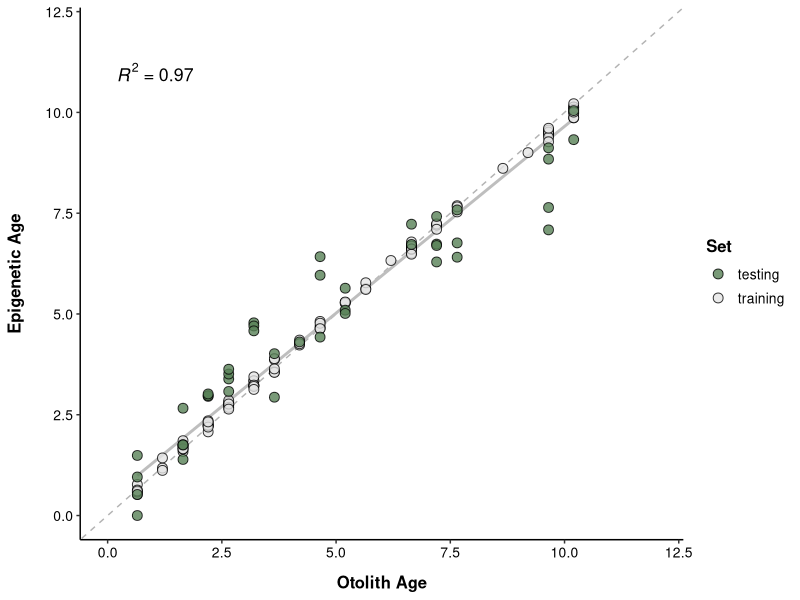
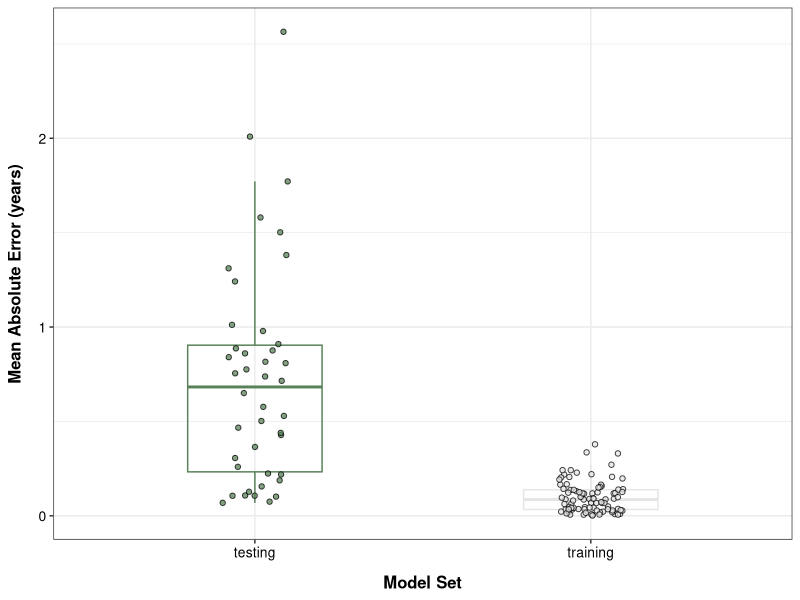
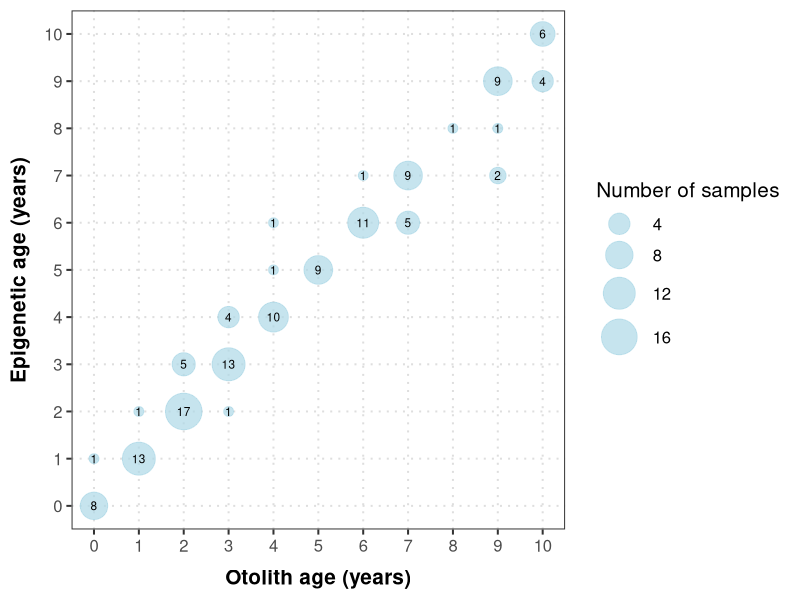
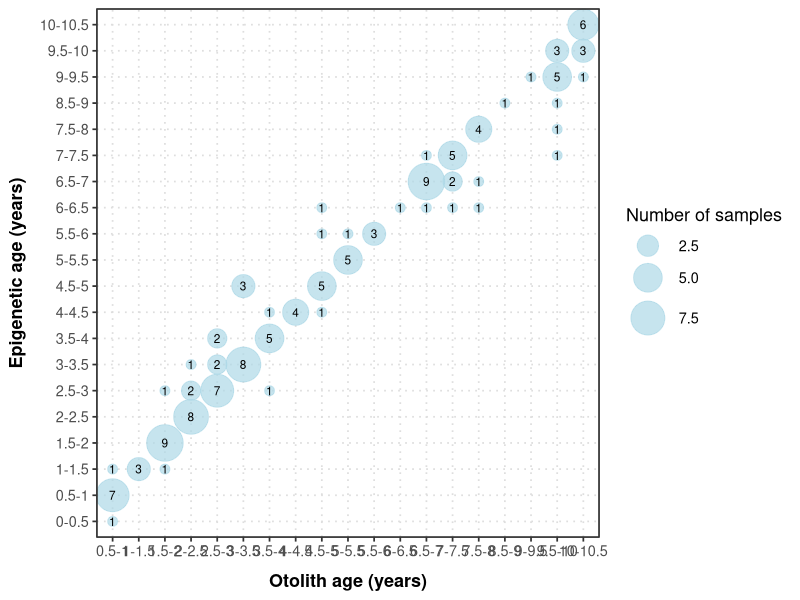
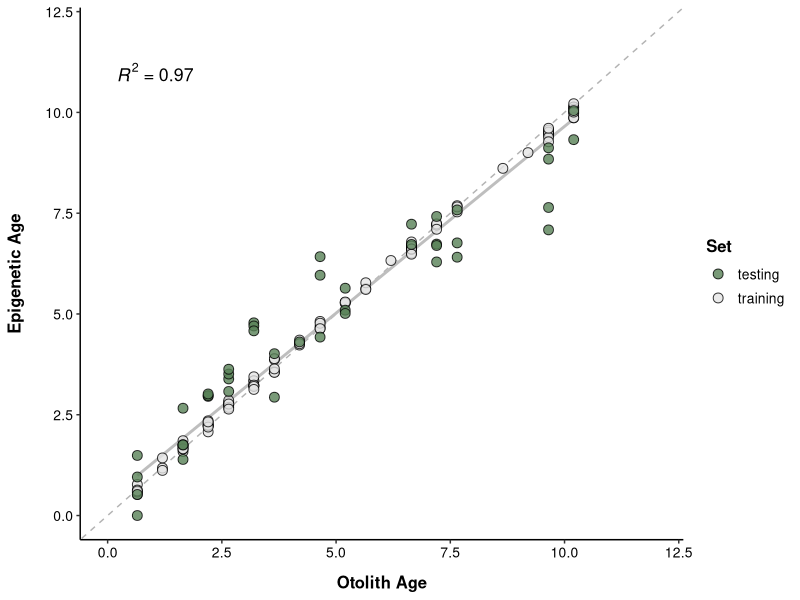
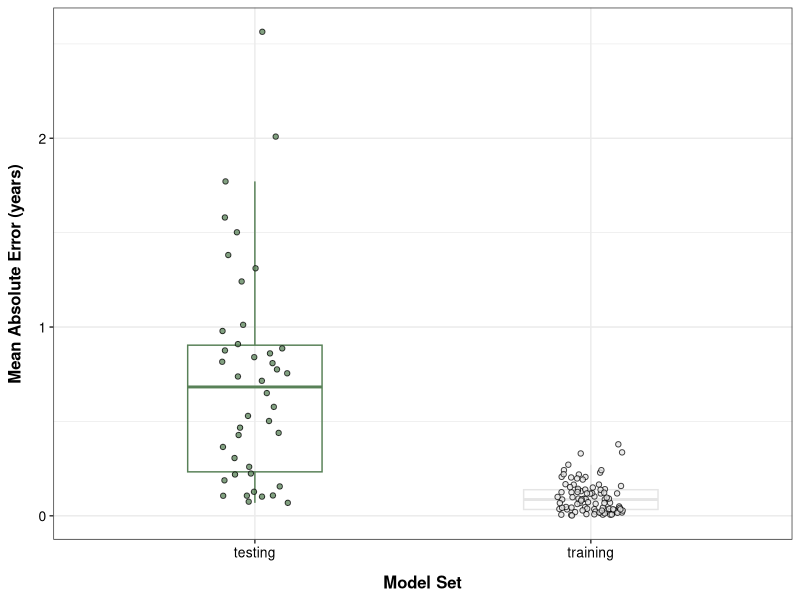

The R script that drew these images, in order:
## ---- chunk 1
library(tidyverse)
library(ggplot2)
library(readxl) ## read excel file 
library(writexl) ## write excel file 
library(ggpubr)
## ---- chunk 2
best_clock <- read.csv("data/04_age_prediction/predictions.csv")
meta <- read_xlsx("data/00_metadata/full_finclips_sampling.xlsx") %>% dplyr::select(Age, Trawl_ID, GMGI_ID)

best_clock %>% 
  dplyr::select(GMGI_ID, Epigenetic_Age=epi.age, Otolith_age=AgeRounded, Model_Group=group, Sex, Length, Season) %>% 
  left_join(., meta, by = "GMGI_ID") %>% 
  write_xlsx("data/04_age_prediction/Haddock_age_prediction.xlsx")
## ---- chunk 3
mae <- best_clock %>% group_by(GMGI_ID) %>%
  mutate(mae = mean(abs(epi.age-AgeRounded))) %>% ungroup()

mae %>% subset(group=="training") %>%
  summarise(median = median(mae))

mae %>% subset(group=="testing") %>%
  summarise(median = median(mae))

mae %>% #subset(group=="testing") %>%
  summarise(median = median(mae))
## ---- chunk 4
best_clock %>%
   ggplot(aes(x = AgeRounded, y = epi.age)) + 
    theme_classic() + 
    geom_abline(intercept = 0, slope = 1, linetype = "dashed", color = "grey70") +
    geom_smooth(method = 'lm', se = FALSE, color = "grey", alpha = 0.8) +
    geom_point(aes(fill = group), size = 3, alpha = 0.8, color = "black", shape = 21) + 
    scale_fill_manual(values = c("#588157", "grey90")) +
    xlim(0,12) + ylim(0,12) +
    labs(fill = "Set",
         y = "Epigenetic Age",
         x = "Otolith Age") +
    theme(
      legend.position="right",
      legend.title = element_text(face="bold", size=12),
      legend.text = element_text(size=10),
      strip.text = element_text(face="bold", size=12),
      axis.title.y = element_text(margin=margin(t=0,r=15,b=0,l=0),size=12,face="bold"),
      axis.title.x = element_text(margin=margin(t=10,r=0,b=0,l=0),size=12,face="bold"),
      axis.text.x=element_text(color="black",size=10),
      axis.text.y=element_text(color="black",size=10),
      plot.caption=element_text(hjust=0.75,size=12,face="italic")
    ) +
    stat_regline_equation(label.x=0.2,label.y=11,size=4.5,aes(label=after_stat(rr.label)))

ggsave("manuscript figures/Figure2_clock.png", width=6, height=4.5)
## ---- chunk 5
mae %>% ggplot(., aes(x=group, y=mae)) + 
  geom_boxplot(fill=NA, aes(color=group), width=0.4, outlier.shape=NA) +
  geom_jitter(aes(fill=group), width=0.1, color='black', shape=21, size=1.5, alpha=0.75) +
  scale_fill_manual(values = c("#588157", "grey90")) +
  scale_color_manual(values = c("#588157", "grey90")) +
  labs(
    y = "Mean Absolute Error (years)",
    x = "Model Set"
  ) +
  theme_bw() +
  theme(
    legend.position = "none",
    axis.title.y = element_text(margin=margin(t=0,r=10,b=0,l=0),size=12,face="bold"),
    axis.title.x = element_text(margin=margin(t=10,r=0,b=0,l=0),size=12,face="bold"),
    axis.text.x=element_text(color="black",size=10),
    axis.text.y=element_text(color="black",size=10)
  )

ggsave("manuscript figures/Figure2_MAE.png", width=3, height=4.5)

# mae %>% ggplot(., aes(x=AgeRounded, y=mae)) + 
#   #geom_boxplot(fill=NA, aes(color=group), width=0.4, outlier.shape=NA) +
#   geom_jitter(aes(fill=group), width=0.1, color='black', shape=21, size=1.5, alpha=0.75) +
#   scale_fill_manual(values = c("#588157", "grey90")) +
#   scale_color_manual(values = c("#588157", "grey90")) +
#   labs(
#     y = "Mean Absolute Error (years)",
#     x = "Model Set"
#   ) +
#   theme_bw() +
#   theme(
#     legend.position = "none",
#     axis.title.y = element_text(margin=margin(t=0,r=10,b=0,l=0),size=12,face="bold"),
#     axis.title.x = element_text(margin=margin(t=10,r=0,b=0,l=0),size=12,face="bold"),
#     axis.text.x=element_text(color="black",size=10),
#     axis.text.y=element_text(color="black",size=10)
#   )
## ---- chunk 6
agg_df <- best_clock %>%
  mutate(epi_round = as.integer((epi.age)),
         otolith_round = as.integer((AgeRounded))) %>%
  dplyr::select(epi_round, otolith_round) %>%
  #gather("method", "age", epi_round:otolith_round) %>%
  group_by(epi_round, otolith_round)
  
agg_df_counted <- aggregate(cbind(count = 1:nrow(agg_df)) ~ epi_round + otolith_round, 
                    data = agg_df, 
                    FUN = length)
  
  

ggplot(data = agg_df_counted, aes(x = otolith_round, y = epi_round)) +
  geom_point(aes(size = count), alpha = 0.7, color = 'lightblue') +
  geom_text(aes(label = count), color = "black", size = 3) +
  theme_bw(base_size = 15) +
  labs(
    x = "Otolith age (years)",
    y = "Epigenetic age (years)",
    size = "Number of samples"
  ) +
  scale_size(range = c(3, 12)) +
  scale_x_continuous(
    breaks = seq(floor(min(agg_df_counted$otolith_round)), 
                 ceiling(max(agg_df_counted$otolith_round)), by = 1)
  ) +
  scale_y_continuous(
    breaks = seq(floor(min(agg_df_counted$epi_round)), 
                 ceiling(max(agg_df_counted$epi_round)), by = 1)
  ) +
  theme(
    panel.grid.major = element_line(color = "grey87", linetype = "dotted"),
    panel.grid.minor = element_blank(),
    axis.title.y = element_text(margin=margin(t=0,r=10,b=0,l=0),face="bold"),
    axis.title.x = element_text(margin=margin(t=10,r=0,b=0,l=0),face="bold")
  )
## ---- chunk 7
best_clock

# Define your bin breaks
breaks <- c(0, 0.5, 1, 1.5, 2, 2.5, 3, 3.5, 4, 4.5, 5, 5.5, 6, 6.5, 7, 7.5, 8, 8.5, 9, 9.5, 10, 10.5)
labels <- c("0-0.5", "0.5-1", "1-1.5", "1.5-2", "2-2.5", "2.5-3", "3-3.5", "3.5-4", "4-4.5", "4.5-5",
            "5-5.5", "5.5-6", "6-6.5", "6.5-7", "7-7.5", "7.5-8", "8-8.5", "8.5-9", "9-9.5", "9.5-10", "10-10.5")


# Bin both columns
best_clock$epi.age_bin <- cut(best_clock$epi.age, breaks = breaks, labels = labels, include.lowest = TRUE)
best_clock$Agerounded_bin <- cut(best_clock$AgeRounded, breaks = breaks, labels = labels, include.lowest = TRUE)

# Check if bins are the same
best_clock$same_bin <- best_clock$epi.age_bin == best_clock$Agerounded_bin

# Count how many match
sum(best_clock$same_bin)

best_clock_agg_df_counted <- aggregate(cbind(count = 1:nrow(best_clock)) ~ `epi.age_bin` + `Agerounded_bin`, 
                    data = best_clock, 
                    FUN = length)

ggplot(data = best_clock_agg_df_counted, aes(x = Agerounded_bin, y = epi.age_bin)) +
  geom_point(aes(size = count), alpha = 0.7, color = 'lightblue') +
  geom_text(aes(label = count), color = "black", size = 3) +
  theme_bw(base_size = 13) +
  labs(
    x = "Otolith age (years)",
    y = "Epigenetic age (years)",
    size = "Number of samples"
  ) +
  scale_size(range = c(3, 12)) +
  # scale_x_continuous(
  #   breaks = seq(floor(min(agg_df_counted$otolith_round)), 
  #                ceiling(max(agg_df_counted$otolith_round)), by = 1)
  # ) +
  # scale_y_continuous(
  #   breaks = seq(floor(min(agg_df_counted$epi_round)), 
  #                ceiling(max(agg_df_counted$epi_round)), by = 1)
  # ) +
  theme(
    panel.grid.major = element_line(color = "grey87", linetype = "dotted"),
    panel.grid.minor = element_blank(),
    axis.title.y = element_text(margin=margin(t=0,r=10,b=0,l=0),face="bold"),
    axis.title.x = element_text(margin=margin(t=10,r=0,b=0,l=0),face="bold")
  )
